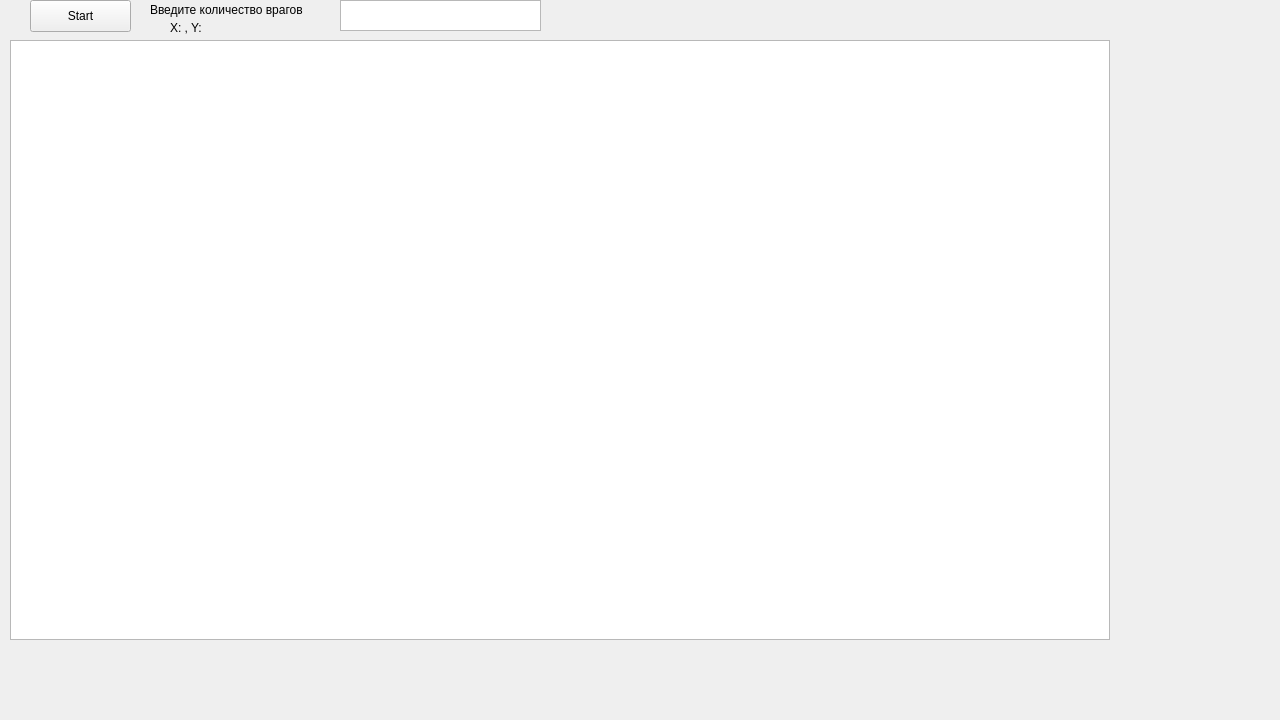
<?xml version="1.0" encoding="UTF-8"?>
<ui version="4.0">
 <class>Widget</class>
 <widget class="QWidget" name="Widget">
  <property name="geometry">
   <rect>
    <x>0</x>
    <y>0</y>
    <width>1280</width>
    <height>720</height>
   </rect>
  </property>
  <property name="windowTitle">
   <string>Widget</string>
  </property>
  <widget class="QPushButton" name="pushButton">
   <property name="geometry">
    <rect>
     <x>30</x>
     <y>0</y>
     <width>101</width>
     <height>32</height>
    </rect>
   </property>
   <property name="text">
    <string>Start</string>
   </property>
  </widget>
  <widget class="QTextEdit" name="textEdit">
   <property name="geometry">
    <rect>
     <x>340</x>
     <y>0</y>
     <width>201</width>
     <height>31</height>
    </rect>
   </property>
  </widget>
  <widget class="QLabel" name="label">
   <property name="geometry">
    <rect>
     <x>150</x>
     <y>0</y>
     <width>251</width>
     <height>20</height>
    </rect>
   </property>
   <property name="text">
    <string>Введите количество врагов</string>
   </property>
  </widget>
  <widget class="QLabel" name="label_2">
   <property name="geometry">
    <rect>
     <x>170</x>
     <y>20</y>
     <width>411</width>
     <height>16</height>
    </rect>
   </property>
   <property name="text">
    <string>X: , Y:</string>
   </property>
  </widget>
  <widget class="QGraphicsView" name="grV">
   <property name="geometry">
    <rect>
     <x>10</x>
     <y>40</y>
     <width>1100</width>
     <height>600</height>
    </rect>
   </property>
   <property name="mouseTracking">
    <bool>true</bool>
   </property>
  </widget>
 </widget>
 <resources/>
 <connections/>
</ui>
